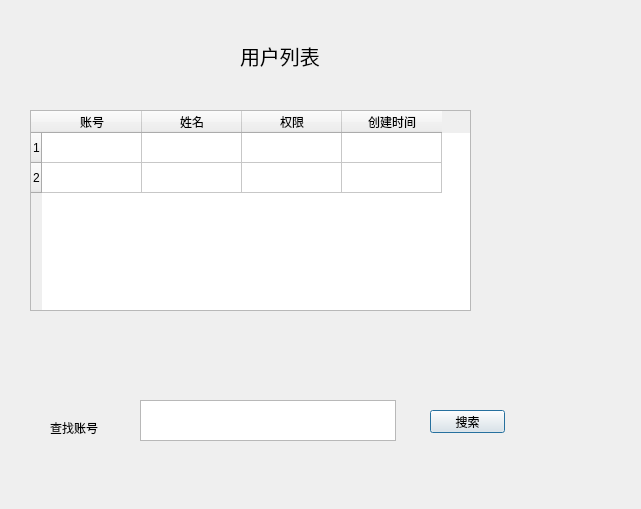
<?xml version="1.0" encoding="UTF-8"?>
<ui version="4.0">
 <class>UserListDialog</class>
 <widget class="QDialog" name="UserListDialog">
  <property name="geometry">
   <rect>
    <x>0</x>
    <y>0</y>
    <width>641</width>
    <height>509</height>
   </rect>
  </property>
  <property name="windowTitle">
   <string>用户列表</string>
  </property>
  <property name="windowIcon">
   <iconset resource="themes/image.qrc">
    <normaloff>:/images/images/people.png</normaloff>:/images/images/people.png</iconset>
  </property>
  <widget class="QTextBrowser" name="textBrowser">
   <property name="geometry">
    <rect>
     <x>140</x>
     <y>400</y>
     <width>256</width>
     <height>41</height>
    </rect>
   </property>
  </widget>
  <widget class="QLabel" name="label">
   <property name="geometry">
    <rect>
     <x>240</x>
     <y>40</y>
     <width>101</width>
     <height>31</height>
    </rect>
   </property>
   <property name="font">
    <font>
     <pointsize>15</pointsize>
    </font>
   </property>
   <property name="text">
    <string>用户列表</string>
   </property>
  </widget>
  <widget class="QTableWidget" name="tableWidget">
   <property name="geometry">
    <rect>
     <x>30</x>
     <y>110</y>
     <width>441</width>
     <height>201</height>
    </rect>
   </property>
   <row/>
   <row/>
   <column>
    <property name="text">
     <string>账号</string>
    </property>
   </column>
   <column>
    <property name="text">
     <string>姓名</string>
    </property>
   </column>
   <column>
    <property name="text">
     <string>权限</string>
    </property>
   </column>
   <column>
    <property name="text">
     <string>创建时间</string>
    </property>
   </column>
  </widget>
  <widget class="QLabel" name="label_2">
   <property name="geometry">
    <rect>
     <x>50</x>
     <y>420</y>
     <width>53</width>
     <height>15</height>
    </rect>
   </property>
   <property name="text">
    <string>查找账号</string>
   </property>
  </widget>
  <widget class="QPushButton" name="pushButton">
   <property name="geometry">
    <rect>
     <x>430</x>
     <y>410</y>
     <width>75</width>
     <height>23</height>
    </rect>
   </property>
   <property name="text">
    <string>搜索</string>
   </property>
  </widget>
 </widget>
 <resources>
  <include location="themes/image.qrc"/>
 </resources>
 <connections/>
</ui>
